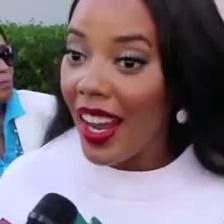
#> input picture data/benchmarks/Celeb-DF/fake/celebdf_fake_10002.jpg, 224 x 224 px
$ python -i frequency.py   (imports and definitions only)
#> lines starting #> are read from the running program, lines starting #| are printed output that depends on the picture
#> further down, picture is the input picture: PIL image 224x224 RGB; mean R, G, B 124, 110.6, 118.8
"""
2D Fast Fourier Transform (FFT) Spectral Analysis Module for GUARD.
Computes log-magnitude spectra of uploaded images to expose high-frequency
artifacts, upsampling grids, checkerboard patterns, and synthetic spectral roll-off.
"""

from typing import Tuple, Union
import cv2
import numpy as np
from PIL import Image


def compute_2d_fft_spectrum(
    image: Union[np.ndarray, Image.Image],
    colormap: int = cv2.COLORMAP_TURBO,
) -> Tuple[np.ndarray, np.ndarray]:
    """
    Computes the 2D Fast Fourier Transform log-magnitude spectrum of an image.

    Parameters:
        image: Input RGB image (H, W, 3) or PIL Image.
        colormap: OpenCV colormap constant (e.g. cv2.COLORMAP_TURBO / INFERNO).

    Returns:
        Tuple[np.ndarray, np.ndarray]:
            - display_spectrum: RGB image (H, W, 3) colored with the colormap.
            - raw_log_magnitude: Grayscale 2D float array (H, W) in [0.0, 1.0].
    """
#> called with colormap = 20
    if isinstance(image, Image.Image):
        rgb = np.array(image.convert("RGB"))
    else:
        rgb = image.copy()

    # Convert to grayscale for standard 2D Fourier representation
    gray = cv2.cvtColor(rgb, cv2.COLOR_RGB2GRAY).astype(np.float32)
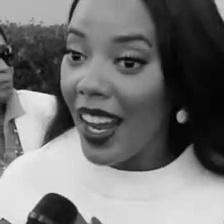
#> gray: shape (224, 224) float32; min 1, max 246, mean 115.6

    # 1. 2D Fast Fourier Transform
    fft2d = np.fft.fft2(gray)

    # 2. Shift zero-frequency component to the center of the spectrum
    fft_shifted = np.fft.fftshift(fft2d)

    # 3. Compute magnitude spectrum with logarithmic dynamic range compression: S = log(1 + |F|)
    magnitude = np.abs(fft_shifted)
    log_magnitude = np.log1p(magnitude)
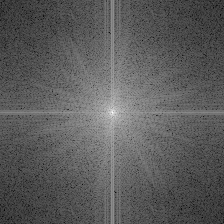
#> log_magnitude: shape (224, 224) float64; min 1.26, max 15.57, mean 6.44; drawn with min black and max white

    # 4. Normalize to [0, 255] for visual presentation
    min_val = np.percentile(log_magnitude, 1)
#> min_val = 3.51
    max_val = np.percentile(log_magnitude, 99.5)
#> max_val = 10.82
    if max_val > min_val:
        norm_mag = np.clip((log_magnitude - min_val) / (max_val - min_val), 0.0, 1.0)
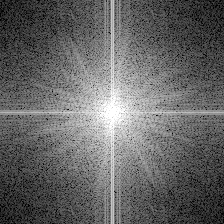
#> norm_mag: shape (224, 224) float64; min 0, max 1, mean 0.4
    else:
        norm_mag = np.zeros_like(log_magnitude)

    uint8_mag = (norm_mag * 255.0).astype(np.uint8)

    # 5. Apply colormap
    colored_bgr = cv2.applyColorMap(uint8_mag, colormap)
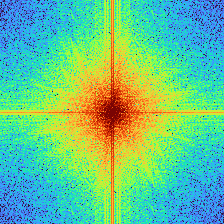
#> colored_bgr: shape (224, 224, 3); mean B, G, R 140.6, 197.1, 104.8
    display_spectrum = cv2.cvtColor(colored_bgr, cv2.COLOR_BGR2RGB)

    return display_spectrum, norm_mag

>>> from PIL import Image
>>> picture = Image.open('../../data/benchmarks/Celeb-DF/fake/celebdf_fake_10002.jpg')
>>> result = compute_2d_fft_spectrum(picture)

$ run again, on data/benchmarks/Celeb-DF/fake/celebdf_fake_10003.jpg
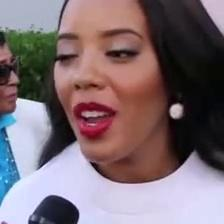
#> input picture data/benchmarks/Celeb-DF/fake/celebdf_fake_10003.jpg, 224 x 224 px
#> picture is the input picture: PIL image 224x224 RGB; mean R, G, B 126, 109.4, 115.8
#> in compute_2d_fft_spectrum, `log_magnitude = np.log1p(magnitude)`:
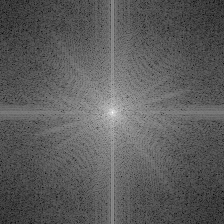
#> log_magnitude: shape (224, 224) float64; min 1.33, max 15.57, mean 6.49; drawn with min black and max white
#> min_val = 3.57
#> max_val = 10.93
#> in compute_2d_fft_spectrum, `colored_bgr = cv2.applyColorMap(uint8_mag, colormap)`:
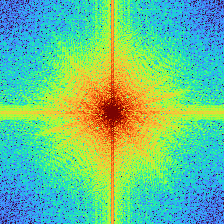
#> colored_bgr: shape (224, 224, 3); mean B, G, R 141.2, 197.6, 104.5

$ run again, on data/benchmarks/Celeb-DF/fake/celebdf_fake_10004.jpg
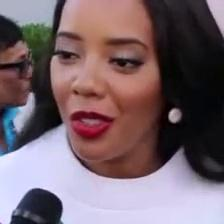
#> input picture data/benchmarks/Celeb-DF/fake/celebdf_fake_10004.jpg, 224 x 224 px
#> picture is the input picture: PIL image 224x224 RGB; mean R, G, B 119.8, 100.8, 108.3
#> in compute_2d_fft_spectrum, `log_magnitude = np.log1p(magnitude)`:
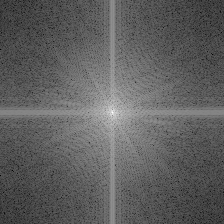
#> log_magnitude: shape (224, 224) float64; min 0.795, max 15.5, mean 6.3; drawn with min black and max white
#> min_val = 3.36
#> max_val = 10.88
#> in compute_2d_fft_spectrum, `colored_bgr = cv2.applyColorMap(uint8_mag, colormap)`:
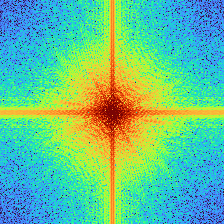
#> colored_bgr: shape (224, 224, 3); mean B, G, R 145, 195.1, 102

$ run again, on data/benchmarks/Celeb-DF/fake/celebdf_fake_10005.jpg
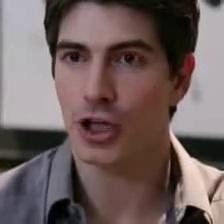
#> input picture data/benchmarks/Celeb-DF/fake/celebdf_fake_10005.jpg, 224 x 224 px
#> picture is the input picture: PIL image 224x224 RGB; mean R, G, B 112.3, 95.2, 94.1
#> in compute_2d_fft_spectrum, `log_magnitude = np.log1p(magnitude)`:
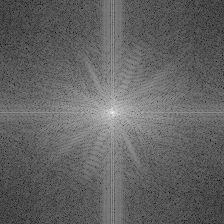
#> log_magnitude: shape (224, 224) float64; min 0.248, max 15.43, mean 6.16; drawn with min black and max white
#> min_val = 3.31
#> max_val = 10.78
#> in compute_2d_fft_spectrum, `colored_bgr = cv2.applyColorMap(uint8_mag, colormap)`:
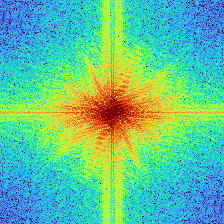
#> colored_bgr: shape (224, 224, 3); mean B, G, R 148.9, 194.7, 98
